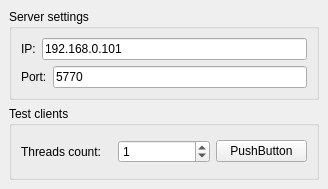
<?xml version="1.0" encoding="UTF-8"?>
<ui version="4.0">
 <class>ClientWnd</class>
 <widget class="QMainWindow" name="ClientWnd">
  <property name="geometry">
   <rect>
    <x>0</x>
    <y>0</y>
    <width>328</width>
    <height>189</height>
   </rect>
  </property>
  <property name="windowTitle">
   <string>ClientWnd</string>
  </property>
  <widget class="QWidget" name="centralwidget">
   <layout class="QVBoxLayout" name="verticalLayout_5">
    <item>
     <layout class="QVBoxLayout" name="verticalLayout">
      <item>
       <widget class="QGroupBox" name="groupBox">
        <property name="title">
         <string>Server settings</string>
        </property>
        <layout class="QVBoxLayout" name="verticalLayout_3">
         <item>
          <layout class="QVBoxLayout" name="verticalLayout_2">
           <item>
            <layout class="QHBoxLayout" name="horizontalLayout">
             <item>
              <widget class="QLabel" name="label">
               <property name="text">
                <string>IP:</string>
               </property>
              </widget>
             </item>
             <item>
              <widget class="QLineEdit" name="lineEdit">
               <property name="text">
                <string>192.168.0.101</string>
               </property>
              </widget>
             </item>
            </layout>
           </item>
           <item>
            <layout class="QHBoxLayout" name="horizontalLayout_2">
             <item>
              <widget class="QLabel" name="label_2">
               <property name="text">
                <string>Port:</string>
               </property>
              </widget>
             </item>
             <item>
              <widget class="QLineEdit" name="lineEdit_2">
               <property name="text">
                <string>5770</string>
               </property>
              </widget>
             </item>
            </layout>
           </item>
          </layout>
         </item>
        </layout>
       </widget>
      </item>
     </layout>
    </item>
    <item>
     <layout class="QVBoxLayout" name="verticalLayout_4">
      <item>
       <widget class="QGroupBox" name="groupBox_2">
        <property name="title">
         <string>Test clients</string>
        </property>
        <layout class="QHBoxLayout" name="horizontalLayout_3">
         <item>
          <widget class="QLabel" name="label_3">
           <property name="text">
            <string>Threads count:</string>
           </property>
          </widget>
         </item>
         <item>
          <widget class="QSpinBox" name="spinBox">
           <property name="value">
            <number>1</number>
           </property>
          </widget>
         </item>
         <item>
          <widget class="QPushButton" name="pushButton">
           <property name="text">
            <string>PushButton</string>
           </property>
          </widget>
         </item>
        </layout>
       </widget>
      </item>
     </layout>
    </item>
   </layout>
  </widget>
 </widget>
 <resources/>
 <connections/>
</ui>
